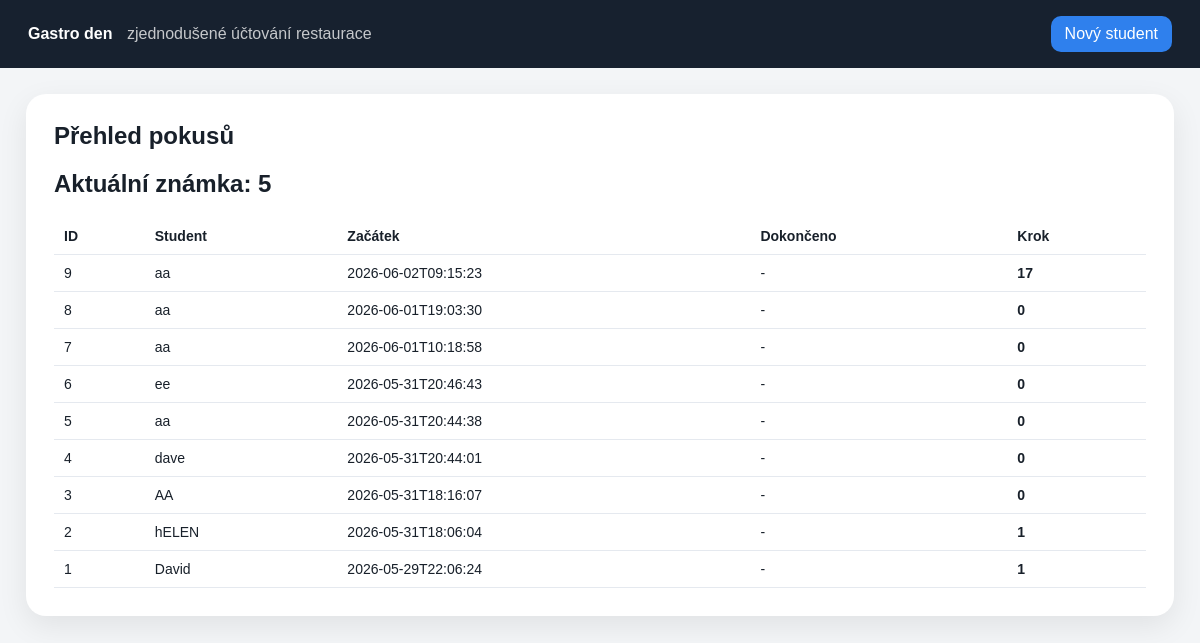
The app's page /ucetnictvi/teacher with its own data.
### tables this page shows
CREATE TABLE attempts (
                id INTEGER PRIMARY KEY AUTOINCREMENT,
                student_name TEXT NOT NULL,
                created_at TEXT NOT NULL,
                finished_at TEXT,
                current_step INTEGER NOT NULL DEFAULT 0
            );

### ucetnictvi/routes.py (the view)
@ucetnictvi_bp.route("/teacher")
def teacher():
    with db() as conn:
        attempts = conn.execute(
            "SELECT * FROM attempts ORDER BY id DESC LIMIT 100"
        ).fetchall()
    grade = current_grade(session.get("completed", 0))
    return render_template(
        "teacher.html",
        attempts=attempts,
        grade=grade
    )

### ucetnictvi/routes.py (called while the page is built)
def current_grade(done):
    if done >= 16:
        return 1
    elif done >= 12:
        return 2
    elif done >= 8:
        return 3
    elif done >= 4:
        return 4
    else:
        return 5

def db():
    conn = sqlite3.connect(DB_PATH)
    conn.row_factory = sqlite3.Row
    return conn

@ucetnictvi_bp.before_request
def setup():
    init_db()

### ucetnictvi/templates/teacher.html
{% extends "base.html" %}
{% block content %}
<section class="main-card">
<h1>Přehled pokusů</h1>
<h2>Aktuální známka: {{ grade }}</h2>
<table class="wide-table">
<tr><th>ID</th><th>Student</th><th>Začátek</th><th>Dokončeno</th><th>Krok</th></tr>
{% for a in attempts %}
<tr><td>{{ a.id }}</td><td>{{ a.student_name }}</td><td>{{ a.created_at }}</td><td>{{ a.finished_at or '-' }}</td><td>{{ a.current_step }}</td></tr>
{% endfor %}
</table>
</section>
{% endblock %}

### ucetnictvi/templates/base.html (shortened to what this page needs)
<!doctype html>
<html lang="cs">
<head>
    <link rel="stylesheet"href="{{ url_for('ucetnictvi.static', filename='style.css') }}">
</head>
<body>
<header class="topbar">
    <div>
        <strong>Gastro den</strong>
        <span>zjednodušené účtování restaurace</span>
    </div>
    <a href="{{ url_for('ucetnictvi.reset') }}">Nový student</a>
</header>
<main>
    {% block content %}{% endblock %}
</main>
</body>
</html>

### ucetnictvi/static/style.css (style rules this page uses)
* { box-sizing:border-box; }
body { margin:0; font-family:Arial,Helvetica,sans-serif; background:#f3f5f7; color:#18202a; }
.topbar { display:flex; justify-content:space-between; align-items:center; background:#17212f; color:white; padding:16px 28px; }
.topbar span { opacity:.75; margin-left:10px; }
.topbar a { color:white; text-decoration:none; background:#2f80ed; padding:9px 14px; border-radius:10px; }
main { padding:26px; }
.start-card, .main-card, .panel { background:white; border-radius:20px; box-shadow:0 10px 30px rgba(0,0,0,.08); padding:28px; }
.start-card h1, .main-card h1 { margin-top:0; }
table { width:100%; border-collapse:collapse; }
td, th { padding:10px; border-bottom:1px solid #e5e9ef; text-align:left; }
td:last-child { text-align:right; font-weight:700; }
.wide-table { font-size:14px; }
.wide-table td:last-child, .wide-table th:last-child { text-align:left; }

### records on screen
attempts: id "9", student_name "aa", created_at "2026-06-02T09:15:23", finished_at "-", current_step "17"
attempts: id "8", student_name "aa", created_at "2026-06-01T19:03:30", finished_at "-", current_step "0"
attempts: id "7", student_name "aa", created_at "2026-06-01T10:18:58", finished_at "-", current_step "0"
attempts: id "6", student_name "ee", created_at "2026-05-31T20:46:43", finished_at "-", current_step "0"
attempts: id "5", student_name "aa", created_at "2026-05-31T20:44:38", finished_at "-", current_step "0"
attempts: id "4", student_name "dave", created_at "2026-05-31T20:44:01", finished_at "-", current_step "0"
attempts: id "3", student_name "AA", created_at "2026-05-31T18:16:07", finished_at "-", current_step "0"
attempts: id "2", student_name "hELEN", created_at "2026-05-31T18:06:04", finished_at "-", current_step "1"
attempts: id "1", student_name "David", created_at "2026-05-29T22:06:24", finished_at "-", current_step "1"

### other values on screen
{{ grade }} "5"
